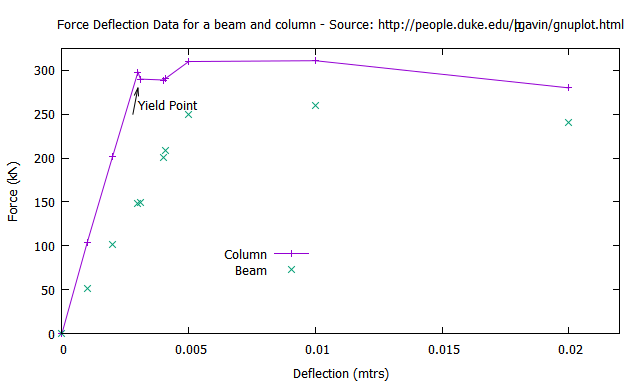

Generate this figure with gnuplot:
#!/gnuplot
#
#    
#    	G N U P L O T
#    	Version 5.0 patchlevel 4    last modified 2016-07-21 
#    
#    	Copyright (C) 1986-1993, 1998, 2004, 2007-2016
#    	Thomas Williams, Colin Kelley and many others
#    
#    	gnuplot home:     http://www.gnuplot.info
#    	faq, bugs, etc:   type "help FAQ"
#    	immediate help:   type "help"  (plot window: hit 'h')
# set terminal wxt 0 enhanced
# set output
unset clip points
set clip one
unset clip two
set bar 1.000000 front
set border 31 front lt black linewidth 1.000 dashtype solid
set zdata 
set ydata 
set xdata 
set y2data 
set x2data 
set boxwidth
set style fill  empty border
set style rectangle back fc  bgnd fillstyle   solid 1.00 border lt -1
set style circle radius graph 0.02, first 0.00000, 0.00000 
set style ellipse size graph 0.05, 0.03, first 0.00000 angle 0 units xy
set dummy x, y
set format x "% h" 
set format y "% h" 
set format x2 "% h" 
set format y2 "% h" 
set format z "% h" 
set format cb "% h" 
set format r "% h" 
set timefmt "%d/%m/%y,%H:%M"
set angles radians
set tics back
unset grid
set raxis
set style parallel front  lt black linewidth 2.000 dashtype solid
set key title "" center
set key at 0.0100000, 100.000, 0.00000 right top vertical Right noreverse enhanced autotitle nobox
set key noinvert samplen 4 spacing 1 width 0 height 0 
set key maxcolumns 0 maxrows 0
set key noopaque
unset label
set label 1 "Yield Point" at 0.00300000, 260.000, 0.00000 left norotate back nopoint
unset arrow
set arrow 1 from 0.00280000, 250.000, 0.00000 to 0.00300000, 280.000, 0.00000 head back nofilled lt black linewidth 1.000 dashtype solid
set style increment default
unset style line
unset style arrow
set style histogram clustered gap 2 title textcolor lt -1
unset object
set style textbox transparent margins  1.0,  1.0 border
unset logscale
set offsets 0, 0, 0, 0
set pointsize 1
set pointintervalbox 1
set encoding default
unset polar
unset parametric
unset decimalsign
set view 60, 30, 1, 1
set samples 100, 100
set isosamples 10, 10
set surface 
unset contour
set cntrlabel  format '%8.3g' font '' start 5 interval 20
set mapping cartesian
set datafile separator whitespace
unset hidden3d
set cntrparam order 4
set cntrparam linear
set cntrparam levels auto 5
set cntrparam points 5
set size ratio 0 1,1
set origin 0,0
set style data points
set style function lines
unset xzeroaxis
unset yzeroaxis
unset zzeroaxis
unset x2zeroaxis
unset y2zeroaxis
set xyplane relative 0.5
set tics scale  1, 0.5, 1, 1, 1
set mxtics default
set mytics default
set mztics default
set mx2tics default
set my2tics default
set mcbtics default
set mrtics default
set xtics border in scale 1,0.5 mirror norotate  autojustify
set xtics  norangelimit autofreq 
set ytics border in scale 1,0.5 mirror norotate  autojustify
set ytics  norangelimit autofreq 
set ztics border in scale 1,0.5 nomirror norotate  autojustify
set ztics  norangelimit autofreq 
unset x2tics
unset y2tics
set cbtics border in scale 1,0.5 mirror norotate  autojustify
set cbtics  norangelimit autofreq 
set rtics axis in scale 1,0.5 nomirror norotate  autojustify
set rtics  norangelimit autofreq 
unset paxis 1 tics
unset paxis 2 tics
unset paxis 3 tics
unset paxis 4 tics
unset paxis 5 tics
unset paxis 6 tics
unset paxis 7 tics
set title "Force Deflection Data for a beam and column - Source: http://people.duke.edu/~hpgavin/gnuplot.html" 
set title  font "" norotate
set timestamp bottom 
set timestamp "" 
set timestamp  font "" norotate
set rrange [ * : * ] noreverse nowriteback
set trange [ * : * ] noreverse nowriteback
set urange [ * : * ] noreverse nowriteback
set vrange [ * : * ] noreverse nowriteback
set xlabel "Deflection (mtrs)" 
set xlabel  font "" textcolor lt -1 norotate
set x2label "" 
set x2label  font "" textcolor lt -1 norotate
set xrange [ 0.00000 : 0.0220000 ] noreverse nowriteback
set x2range [ * : * ] noreverse nowriteback
set ylabel "Force (kN)" 
set ylabel  font "" textcolor lt -1 rotate by -270
set y2label "" 
set y2label  font "" textcolor lt -1 rotate by -270
set yrange [ 0.00000 : 325.000 ] noreverse nowriteback
set y2range [ * : * ] noreverse nowriteback
set zlabel "" 
set zlabel  font "" textcolor lt -1 norotate
set zrange [ * : * ] noreverse nowriteback
set cblabel "" 
set cblabel  font "" textcolor lt -1 rotate by -270
set cbrange [ * : * ] noreverse nowriteback
set paxis 1 range [ * : * ] noreverse nowriteback
set paxis 2 range [ * : * ] noreverse nowriteback
set paxis 3 range [ * : * ] noreverse nowriteback
set paxis 4 range [ * : * ] noreverse nowriteback
set paxis 5 range [ * : * ] noreverse nowriteback
set paxis 6 range [ * : * ] noreverse nowriteback
set paxis 7 range [ * : * ] noreverse nowriteback
set zero 1e-008
set lmargin  -1
set bmargin  -1
set rmargin  -1
set tmargin  -1
set locale "English_India.1252"
set pm3d explicit at s
set pm3d scansautomatic
set pm3d interpolate 1,1 flush begin noftriangles noborder corners2color mean
set palette positive nops_allcF maxcolors 0 gamma 1.5 color model RGB 
set palette rgbformulae 7, 5, 15
set colorbox default
set colorbox vertical origin screen 0.9, 0.2, 0 size screen 0.05, 0.6, 0 front bdefault
set style boxplot candles range  1.50 outliers pt 7 separation 1 labels auto unsorted
set loadpath 
set fontpath 
set psdir
set fit brief errorvariables nocovariancevariables errorscaling prescale nowrap v5
GNUTERM = "wxt"
x = 0.0
## Last datafile plotted: "force.dat"
plot    "force.dat" using 1:2 title 'Column' with linespoints , "force.dat" using 1:3 title 'Beam' with points
#    EOF
